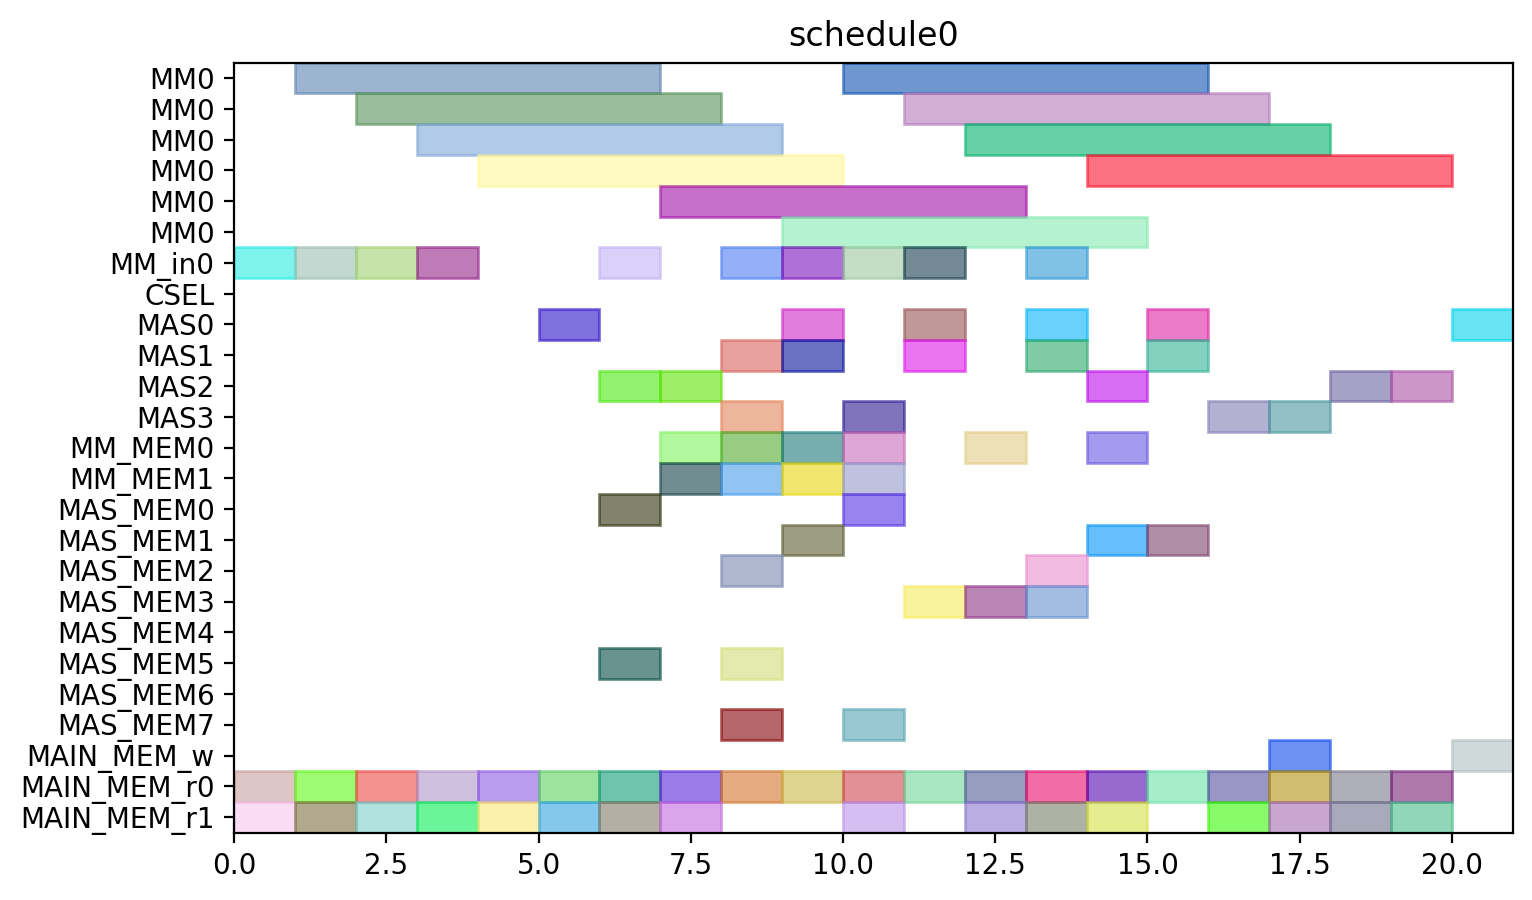

The Python source for this figure:
from pyschedule import Scenario, solvers, plotters, alt


def solve():
	horizon = 120
	S = Scenario("schedule0", horizon=horizon)

	# resource
	MM = S.Resources('MM', num=1, size=6)
	MM_in = S.Resources('MM_in', num=1)
	CSEL = S.Resource('CSEL')
	MAS = S.Resources('MAS', num=4, size=1, periods=range(1, horizon))
	MM_MEM = S.Resources('MM_MEM', num=2)
	MAS_MEM = S.Resources('MAS_MEM', num=8)
	MAIN_MEM_w = S.Resource('MAIN_MEM_w', size=1)
	MAIN_MEM_r = S.Resources('MAIN_MEM_r', num=2)

	# result of previous scheduling

	# new tasks
	t0_t0 = S.Task('t0_t0', length=6, delay_cost=1)
	t0_t0 += alt(MM)
	t0_t0_in = S.Task('t0_t0_in', length=1, delay_cost=1)
	t0_t0_in += alt(MM_in)
	S += t0_t0_in*MM_in[0]<=t0_t0*MM[0]
	t0_t0_mem0 = S.Task('t0_t0_mem0', length=1, delay_cost=1)
	t0_t0_mem0 += MAIN_MEM_r[0]
	S += t0_t0_mem0 <= t0_t0

	t0_t0_mem1 = S.Task('t0_t0_mem1', length=1, delay_cost=1)
	t0_t0_mem1 += MAIN_MEM_r[1]
	S += t0_t0_mem1 <= t0_t0

	t0_t1 = S.Task('t0_t1', length=6, delay_cost=1)
	t0_t1 += alt(MM)
	t0_t1_in = S.Task('t0_t1_in', length=1, delay_cost=1)
	t0_t1_in += alt(MM_in)
	S += t0_t1_in*MM_in[0]<=t0_t1*MM[0]
	t0_t1_mem0 = S.Task('t0_t1_mem0', length=1, delay_cost=1)
	t0_t1_mem0 += MAIN_MEM_r[0]
	S += t0_t1_mem0 <= t0_t1

	t0_t1_mem1 = S.Task('t0_t1_mem1', length=1, delay_cost=1)
	t0_t1_mem1 += MAIN_MEM_r[1]
	S += t0_t1_mem1 <= t0_t1

	t0_t2 = S.Task('t0_t2', length=1, delay_cost=1)
	t0_t2 += alt(MAS)
	t0_t2_mem0 = S.Task('t0_t2_mem0', length=1, delay_cost=1)
	t0_t2_mem0 += MAIN_MEM_r[0]
	S += t0_t2_mem0 <= t0_t2

	t0_t2_mem1 = S.Task('t0_t2_mem1', length=1, delay_cost=1)
	t0_t2_mem1 += MAIN_MEM_r[1]
	S += t0_t2_mem1 <= t0_t2

	t0_t3 = S.Task('t0_t3', length=1, delay_cost=1)
	t0_t3 += alt(MAS)
	t0_t3_mem0 = S.Task('t0_t3_mem0', length=1, delay_cost=1)
	t0_t3_mem0 += MAIN_MEM_r[0]
	S += t0_t3_mem0 <= t0_t3

	t0_t3_mem1 = S.Task('t0_t3_mem1', length=1, delay_cost=1)
	t0_t3_mem1 += MAIN_MEM_r[1]
	S += t0_t3_mem1 <= t0_t3

	t2_t0 = S.Task('t2_t0', length=6, delay_cost=1)
	t2_t0 += alt(MM)
	t2_t0_in = S.Task('t2_t0_in', length=1, delay_cost=1)
	t2_t0_in += alt(MM_in)
	S += t2_t0_in*MM_in[0]<=t2_t0*MM[0]
	t2_t0_mem0 = S.Task('t2_t0_mem0', length=1, delay_cost=1)
	t2_t0_mem0 += MAIN_MEM_r[0]
	S += t2_t0_mem0 <= t2_t0

	t2_t0_mem1 = S.Task('t2_t0_mem1', length=1, delay_cost=1)
	t2_t0_mem1 += MAIN_MEM_r[1]
	S += t2_t0_mem1 <= t2_t0

	t2_t1 = S.Task('t2_t1', length=6, delay_cost=1)
	t2_t1 += alt(MM)
	t2_t1_in = S.Task('t2_t1_in', length=1, delay_cost=1)
	t2_t1_in += alt(MM_in)
	S += t2_t1_in*MM_in[0]<=t2_t1*MM[0]
	t2_t1_mem0 = S.Task('t2_t1_mem0', length=1, delay_cost=1)
	t2_t1_mem0 += MAIN_MEM_r[0]
	S += t2_t1_mem0 <= t2_t1

	t2_t1_mem1 = S.Task('t2_t1_mem1', length=1, delay_cost=1)
	t2_t1_mem1 += MAIN_MEM_r[1]
	S += t2_t1_mem1 <= t2_t1

	t2_t2 = S.Task('t2_t2', length=1, delay_cost=1)
	t2_t2 += alt(MAS)
	t2_t2_mem0 = S.Task('t2_t2_mem0', length=1, delay_cost=1)
	t2_t2_mem0 += MAIN_MEM_r[0]
	S += t2_t2_mem0 <= t2_t2

	t2_t2_mem1 = S.Task('t2_t2_mem1', length=1, delay_cost=1)
	t2_t2_mem1 += MAIN_MEM_r[1]
	S += t2_t2_mem1 <= t2_t2

	t2_t3 = S.Task('t2_t3', length=1, delay_cost=1)
	t2_t3 += alt(MAS)
	t2_t3_mem0 = S.Task('t2_t3_mem0', length=1, delay_cost=1)
	t2_t3_mem0 += MAIN_MEM_r[0]
	S += t2_t3_mem0 <= t2_t3

	t2_t3_mem1 = S.Task('t2_t3_mem1', length=1, delay_cost=1)
	t2_t3_mem1 += MAIN_MEM_r[1]
	S += t2_t3_mem1 <= t2_t3

	t7_t2 = S.Task('t7_t2', length=1, delay_cost=1)
	t7_t2 += alt(MAS)
	t7_t2_mem0 = S.Task('t7_t2_mem0', length=1, delay_cost=1)
	t7_t2_mem0 += MAIN_MEM_r[0]
	S += t7_t2_mem0 <= t7_t2

	t7_t2_mem1 = S.Task('t7_t2_mem1', length=1, delay_cost=1)
	t7_t2_mem1 += MAIN_MEM_r[1]
	S += t7_t2_mem1 <= t7_t2

	t9_t2 = S.Task('t9_t2', length=1, delay_cost=1)
	t9_t2 += alt(MAS)
	t9_t2_mem0 = S.Task('t9_t2_mem0', length=1, delay_cost=1)
	t9_t2_mem0 += MAIN_MEM_r[0]
	S += t9_t2_mem0 <= t9_t2

	t9_t2_mem1 = S.Task('t9_t2_mem1', length=1, delay_cost=1)
	t9_t2_mem1 += MAIN_MEM_r[1]
	S += t9_t2_mem1 <= t9_t2

	t14_t2 = S.Task('t14_t2', length=1, delay_cost=1)
	t14_t2 += alt(MAS)
	t14_t2_mem0 = S.Task('t14_t2_mem0', length=1, delay_cost=1)
	t14_t2_mem0 += MAIN_MEM_r[0]
	S += t14_t2_mem0 <= t14_t2

	t14_t2_mem1 = S.Task('t14_t2_mem1', length=1, delay_cost=1)
	t14_t2_mem1 += MAIN_MEM_r[1]
	S += t14_t2_mem1 <= t14_t2

	new_TZ_t2 = S.Task('new_TZ_t2', length=1, delay_cost=1)
	new_TZ_t2 += alt(MAS)
	new_TZ_t2_mem0 = S.Task('new_TZ_t2_mem0', length=1, delay_cost=1)
	new_TZ_t2_mem0 += MAIN_MEM_r[0]
	S += new_TZ_t2_mem0 <= new_TZ_t2

	new_TZ_t2_mem1 = S.Task('new_TZ_t2_mem1', length=1, delay_cost=1)
	new_TZ_t2_mem1 += MAIN_MEM_r[1]
	S += new_TZ_t2_mem1 <= new_TZ_t2

	t16_t2 = S.Task('t16_t2', length=1, delay_cost=1)
	t16_t2 += alt(MAS)
	t16_t2_mem0 = S.Task('t16_t2_mem0', length=1, delay_cost=1)
	t16_t2_mem0 += MAIN_MEM_r[0]
	S += t16_t2_mem0 <= t16_t2

	t16_t2_mem1 = S.Task('t16_t2_mem1', length=1, delay_cost=1)
	t16_t2_mem1 += MAIN_MEM_r[1]
	S += t16_t2_mem1 <= t16_t2

	t17_t2 = S.Task('t17_t2', length=1, delay_cost=1)
	t17_t2 += alt(MAS)
	t17_t2_mem0 = S.Task('t17_t2_mem0', length=1, delay_cost=1)
	t17_t2_mem0 += MAIN_MEM_r[0]
	S += t17_t2_mem0 <= t17_t2

	t17_t2_mem1 = S.Task('t17_t2_mem1', length=1, delay_cost=1)
	t17_t2_mem1 += MAIN_MEM_r[1]
	S += t17_t2_mem1 <= t17_t2

	t0_t4 = S.Task('t0_t4', length=6, delay_cost=1)
	t0_t4 += alt(MM)
	t0_t4_in = S.Task('t0_t4_in', length=1, delay_cost=1)
	t0_t4_in += alt(MM_in)
	S += t0_t4_in*MM_in[0]<=t0_t4*MM[0]
	t0_t4_mem0 = S.Task('t0_t4_mem0', length=1, delay_cost=1)
	t0_t4_mem0 += alt(MAS_MEM)
	S += (t0_t2*MAS[0])-1 < t0_t4_mem0*MAS_MEM[0]
	S += (t0_t2*MAS[1])-1 < t0_t4_mem0*MAS_MEM[2]
	S += (t0_t2*MAS[2])-1 < t0_t4_mem0*MAS_MEM[4]
	S += (t0_t2*MAS[3])-1 < t0_t4_mem0*MAS_MEM[6]
	S += t0_t4_mem0 <= t0_t4

	t0_t4_mem1 = S.Task('t0_t4_mem1', length=1, delay_cost=1)
	t0_t4_mem1 += alt(MAS_MEM)
	S += (t0_t3*MAS[0])-1 < t0_t4_mem1*MAS_MEM[1]
	S += (t0_t3*MAS[1])-1 < t0_t4_mem1*MAS_MEM[3]
	S += (t0_t3*MAS[2])-1 < t0_t4_mem1*MAS_MEM[5]
	S += (t0_t3*MAS[3])-1 < t0_t4_mem1*MAS_MEM[7]
	S += t0_t4_mem1 <= t0_t4

	t00 = S.Task('t00', length=1, delay_cost=1)
	t00 += alt(MAS)
	t00_mem0 = S.Task('t00_mem0', length=1, delay_cost=1)
	t00_mem0 += alt(MM_MEM)
	S += (t0_t0*MM[0])-1 < t00_mem0*MM_MEM[0]
	S += t00_mem0 <= t00

	t00_mem1 = S.Task('t00_mem1', length=1, delay_cost=1)
	t00_mem1 += alt(MM_MEM)
	S += (t0_t1*MM[0])-1 < t00_mem1*MM_MEM[1]
	S += t00_mem1 <= t00

	t0_t5 = S.Task('t0_t5', length=1, delay_cost=1)
	t0_t5 += alt(MAS)
	t0_t5_mem0 = S.Task('t0_t5_mem0', length=1, delay_cost=1)
	t0_t5_mem0 += alt(MM_MEM)
	S += (t0_t0*MM[0])-1 < t0_t5_mem0*MM_MEM[0]
	S += t0_t5_mem0 <= t0_t5

	t0_t5_mem1 = S.Task('t0_t5_mem1', length=1, delay_cost=1)
	t0_t5_mem1 += alt(MM_MEM)
	S += (t0_t1*MM[0])-1 < t0_t5_mem1*MM_MEM[1]
	S += t0_t5_mem1 <= t0_t5

	t2_t4 = S.Task('t2_t4', length=6, delay_cost=1)
	t2_t4 += alt(MM)
	t2_t4_in = S.Task('t2_t4_in', length=1, delay_cost=1)
	t2_t4_in += alt(MM_in)
	S += t2_t4_in*MM_in[0]<=t2_t4*MM[0]
	t2_t4_mem0 = S.Task('t2_t4_mem0', length=1, delay_cost=1)
	t2_t4_mem0 += alt(MAS_MEM)
	S += (t2_t2*MAS[0])-1 < t2_t4_mem0*MAS_MEM[0]
	S += (t2_t2*MAS[1])-1 < t2_t4_mem0*MAS_MEM[2]
	S += (t2_t2*MAS[2])-1 < t2_t4_mem0*MAS_MEM[4]
	S += (t2_t2*MAS[3])-1 < t2_t4_mem0*MAS_MEM[6]
	S += t2_t4_mem0 <= t2_t4

	t2_t4_mem1 = S.Task('t2_t4_mem1', length=1, delay_cost=1)
	t2_t4_mem1 += alt(MAS_MEM)
	S += (t2_t3*MAS[0])-1 < t2_t4_mem1*MAS_MEM[1]
	S += (t2_t3*MAS[1])-1 < t2_t4_mem1*MAS_MEM[3]
	S += (t2_t3*MAS[2])-1 < t2_t4_mem1*MAS_MEM[5]
	S += (t2_t3*MAS[3])-1 < t2_t4_mem1*MAS_MEM[7]
	S += t2_t4_mem1 <= t2_t4

	t20 = S.Task('t20', length=1, delay_cost=1)
	t20 += alt(MAS)
	t20_mem0 = S.Task('t20_mem0', length=1, delay_cost=1)
	t20_mem0 += alt(MM_MEM)
	S += (t2_t0*MM[0])-1 < t20_mem0*MM_MEM[0]
	S += t20_mem0 <= t20

	t20_mem1 = S.Task('t20_mem1', length=1, delay_cost=1)
	t20_mem1 += alt(MM_MEM)
	S += (t2_t1*MM[0])-1 < t20_mem1*MM_MEM[1]
	S += t20_mem1 <= t20

	t2_t5 = S.Task('t2_t5', length=1, delay_cost=1)
	t2_t5 += alt(MAS)
	t2_t5_mem0 = S.Task('t2_t5_mem0', length=1, delay_cost=1)
	t2_t5_mem0 += alt(MM_MEM)
	S += (t2_t0*MM[0])-1 < t2_t5_mem0*MM_MEM[0]
	S += t2_t5_mem0 <= t2_t5

	t2_t5_mem1 = S.Task('t2_t5_mem1', length=1, delay_cost=1)
	t2_t5_mem1 += alt(MM_MEM)
	S += (t2_t1*MM[0])-1 < t2_t5_mem1*MM_MEM[1]
	S += t2_t5_mem1 <= t2_t5

	t01 = S.Task('t01', length=1, delay_cost=1)
	t01 += alt(MAS)
	t01_mem0 = S.Task('t01_mem0', length=1, delay_cost=1)
	t01_mem0 += alt(MM_MEM)
	S += (t0_t4*MM[0])-1 < t01_mem0*MM_MEM[0]
	S += t01_mem0 <= t01

	t01_mem1 = S.Task('t01_mem1', length=1, delay_cost=1)
	t01_mem1 += alt(MAS_MEM)
	S += (t0_t5*MAS[0])-1 < t01_mem1*MAS_MEM[1]
	S += (t0_t5*MAS[1])-1 < t01_mem1*MAS_MEM[3]
	S += (t0_t5*MAS[2])-1 < t01_mem1*MAS_MEM[5]
	S += (t0_t5*MAS[3])-1 < t01_mem1*MAS_MEM[7]
	S += t01_mem1 <= t01

	t10 = S.Task('t10', length=1, delay_cost=1)
	t10 += alt(MAS)
	t10_mem0 = S.Task('t10_mem0', length=1, delay_cost=1)
	t10_mem0 += MAIN_MEM_r[0]
	S += t10_mem0 <= t10

	t10_mem1 = S.Task('t10_mem1', length=1, delay_cost=1)
	t10_mem1 += alt(MAS_MEM)
	S += (t00*MAS[0])-1 < t10_mem1*MAS_MEM[1]
	S += (t00*MAS[1])-1 < t10_mem1*MAS_MEM[3]
	S += (t00*MAS[2])-1 < t10_mem1*MAS_MEM[5]
	S += (t00*MAS[3])-1 < t10_mem1*MAS_MEM[7]
	S += t10_mem1 <= t10

	t21 = S.Task('t21', length=1, delay_cost=1)
	t21 += alt(MAS)
	t21_mem0 = S.Task('t21_mem0', length=1, delay_cost=1)
	t21_mem0 += alt(MM_MEM)
	S += (t2_t4*MM[0])-1 < t21_mem0*MM_MEM[0]
	S += t21_mem0 <= t21

	t21_mem1 = S.Task('t21_mem1', length=1, delay_cost=1)
	t21_mem1 += alt(MAS_MEM)
	S += (t2_t5*MAS[0])-1 < t21_mem1*MAS_MEM[1]
	S += (t2_t5*MAS[1])-1 < t21_mem1*MAS_MEM[3]
	S += (t2_t5*MAS[2])-1 < t21_mem1*MAS_MEM[5]
	S += (t2_t5*MAS[3])-1 < t21_mem1*MAS_MEM[7]
	S += t21_mem1 <= t21

	t30 = S.Task('t30', length=1, delay_cost=1)
	t30 += alt(MAS)
	t30_mem0 = S.Task('t30_mem0', length=1, delay_cost=1)
	t30_mem0 += MAIN_MEM_r[0]
	S += t30_mem0 <= t30

	t30_mem1 = S.Task('t30_mem1', length=1, delay_cost=1)
	t30_mem1 += alt(MAS_MEM)
	S += (t20*MAS[0])-1 < t30_mem1*MAS_MEM[1]
	S += (t20*MAS[1])-1 < t30_mem1*MAS_MEM[3]
	S += (t20*MAS[2])-1 < t30_mem1*MAS_MEM[5]
	S += (t20*MAS[3])-1 < t30_mem1*MAS_MEM[7]
	S += t30_mem1 <= t30

	t11 = S.Task('t11', length=1, delay_cost=1)
	t11 += alt(MAS)
	t11_mem0 = S.Task('t11_mem0', length=1, delay_cost=1)
	t11_mem0 += MAIN_MEM_r[0]
	S += t11_mem0 <= t11

	t11_mem1 = S.Task('t11_mem1', length=1, delay_cost=1)
	t11_mem1 += alt(MAS_MEM)
	S += (t01*MAS[0])-1 < t11_mem1*MAS_MEM[1]
	S += (t01*MAS[1])-1 < t11_mem1*MAS_MEM[3]
	S += (t01*MAS[2])-1 < t11_mem1*MAS_MEM[5]
	S += (t01*MAS[3])-1 < t11_mem1*MAS_MEM[7]
	S += t11_mem1 <= t11

	t31 = S.Task('t31', length=1, delay_cost=1)
	t31 += alt(MAS)
	t31_mem0 = S.Task('t31_mem0', length=1, delay_cost=1)
	t31_mem0 += MAIN_MEM_r[0]
	S += t31_mem0 <= t31

	t31_mem1 = S.Task('t31_mem1', length=1, delay_cost=1)
	t31_mem1 += alt(MAS_MEM)
	S += (t21*MAS[0])-1 < t31_mem1*MAS_MEM[1]
	S += (t21*MAS[1])-1 < t31_mem1*MAS_MEM[3]
	S += (t21*MAS[2])-1 < t31_mem1*MAS_MEM[5]
	S += (t21*MAS[3])-1 < t31_mem1*MAS_MEM[7]
	S += t31_mem1 <= t31

	c010 = S.Task('c010', length=6, delay_cost=1)
	c010 += alt(MM)
	c010_in = S.Task('c010_in', length=1, delay_cost=1)
	c010_in += alt(MM_in)
	S += c010_in*MM_in[0]<=c010*MM[0]
	S += 0<c010

	c010_w = S.Task('c010_w', length=1, delay_cost=1)
	c010_w += alt(MAIN_MEM_w)
	S += c010 <= c010_w

	c010_mem0 = S.Task('c010_mem0', length=1, delay_cost=1)
	c010_mem0 += alt(MAS_MEM)
	S += (t30*MAS[0])-1 < c010_mem0*MAS_MEM[0]
	S += (t30*MAS[1])-1 < c010_mem0*MAS_MEM[2]
	S += (t30*MAS[2])-1 < c010_mem0*MAS_MEM[4]
	S += (t30*MAS[3])-1 < c010_mem0*MAS_MEM[6]
	S += c010_mem0 <= c010

	c010_mem1 = S.Task('c010_mem1', length=1, delay_cost=1)
	c010_mem1 += MAIN_MEM_r[1]
	S += c010_mem1 <= c010

	c200 = S.Task('c200', length=6, delay_cost=1)
	c200 += alt(MM)
	c200_in = S.Task('c200_in', length=1, delay_cost=1)
	c200_in += alt(MM_in)
	S += c200_in*MM_in[0]<=c200*MM[0]
	S += 0<c200

	c200_w = S.Task('c200_w', length=1, delay_cost=1)
	c200_w += alt(MAIN_MEM_w)
	S += c200 <= c200_w

	c200_mem0 = S.Task('c200_mem0', length=1, delay_cost=1)
	c200_mem0 += alt(MAS_MEM)
	S += (t10*MAS[0])-1 < c200_mem0*MAS_MEM[0]
	S += (t10*MAS[1])-1 < c200_mem0*MAS_MEM[2]
	S += (t10*MAS[2])-1 < c200_mem0*MAS_MEM[4]
	S += (t10*MAS[3])-1 < c200_mem0*MAS_MEM[6]
	S += c200_mem0 <= c200

	c200_mem1 = S.Task('c200_mem1', length=1, delay_cost=1)
	c200_mem1 += MAIN_MEM_r[1]
	S += c200_mem1 <= c200

	t16_t0 = S.Task('t16_t0', length=6, delay_cost=1)
	t16_t0 += alt(MM)
	t16_t0_in = S.Task('t16_t0_in', length=1, delay_cost=1)
	t16_t0_in += alt(MM_in)
	S += t16_t0_in*MM_in[0]<=t16_t0*MM[0]
	t16_t0_mem0 = S.Task('t16_t0_mem0', length=1, delay_cost=1)
	t16_t0_mem0 += MAIN_MEM_r[0]
	S += t16_t0_mem0 <= t16_t0

	t16_t0_mem1 = S.Task('t16_t0_mem1', length=1, delay_cost=1)
	t16_t0_mem1 += alt(MAS_MEM)
	S += (t30*MAS[0])-1 < t16_t0_mem1*MAS_MEM[1]
	S += (t30*MAS[1])-1 < t16_t0_mem1*MAS_MEM[3]
	S += (t30*MAS[2])-1 < t16_t0_mem1*MAS_MEM[5]
	S += (t30*MAS[3])-1 < t16_t0_mem1*MAS_MEM[7]
	S += t16_t0_mem1 <= t16_t0

	t17_t0 = S.Task('t17_t0', length=6, delay_cost=1)
	t17_t0 += alt(MM)
	t17_t0_in = S.Task('t17_t0_in', length=1, delay_cost=1)
	t17_t0_in += alt(MM_in)
	S += t17_t0_in*MM_in[0]<=t17_t0*MM[0]
	t17_t0_mem0 = S.Task('t17_t0_mem0', length=1, delay_cost=1)
	t17_t0_mem0 += MAIN_MEM_r[0]
	S += t17_t0_mem0 <= t17_t0

	t17_t0_mem1 = S.Task('t17_t0_mem1', length=1, delay_cost=1)
	t17_t0_mem1 += alt(MAS_MEM)
	S += (t10*MAS[0])-1 < t17_t0_mem1*MAS_MEM[1]
	S += (t10*MAS[1])-1 < t17_t0_mem1*MAS_MEM[3]
	S += (t10*MAS[2])-1 < t17_t0_mem1*MAS_MEM[5]
	S += (t10*MAS[3])-1 < t17_t0_mem1*MAS_MEM[7]
	S += t17_t0_mem1 <= t17_t0

	solvers.mip.solve(S,msg=1,kind='CPLEX',ratio_gap=1.01)

	solution = [['hoge']*len(S.solution()[1]) for i in range(len(S.solution()))]
	for i in range(len(S.solution())):
		for j in range(len(S.solution()[i])):
			solution[i][j]=str(S.solution()[i][j])
	print(solution)

	cycles = int(solution[-1][3])

	pic_file_name = "/home/mfukuda/ABE/multiRAM_multiMAS_16mux/scheduling_result/stage6MM1_stage1MAS4/EP2_ADD_w_EVAL/schedule0.png"
	if(S.solution() != []):
		plotters.matplotlib.plot(S,img_filename=pic_file_name, show_task_labels=False, fig_size=(cycles*0.25+3, 5))

	return solution
